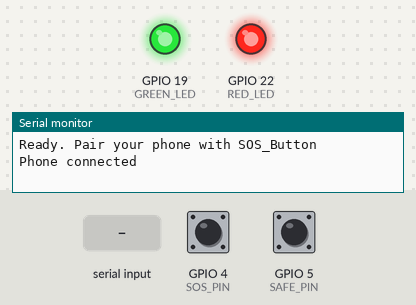
Simulated run of this sketch. Board: ESP32-S3. Parts: output pins drawn as LEDs (lit = HIGH), the last lines printed to the serial monitor. The test bench sets the inputs (shaded band); at power-on: GPIO 4 (SOS_PIN) HIGH, GPIO 5 (SAFE_PIN) HIGH. Nothing arrives over Bluetooth unless stated.

Above: at 1.2 s.
1.3 s: "FAIL\n" received over the second serial link
At 4.1 s:
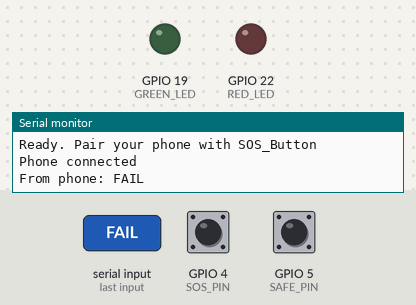
4.3 s: "SENT\n" received over the second serial link
At 4.9 s:
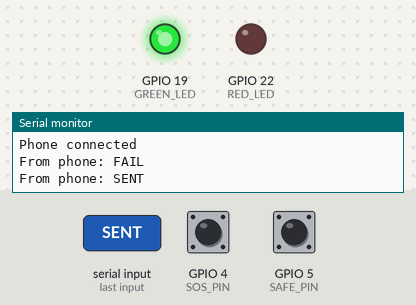
7.3 s: GPIO 4 (SOS_PIN) pulled LOW for 0.15 s
At 8.8 s:
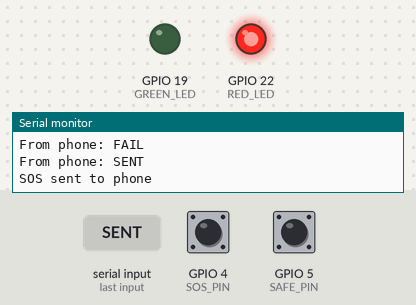
Timing chart, 0 to 10.3 s (numbered marks = the images above; inputs shaded):
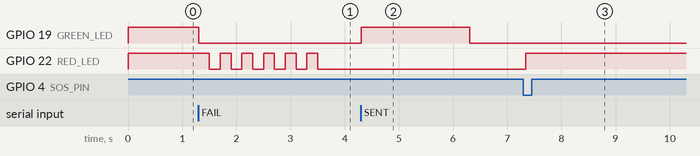

The sketch:

sos_button.ino
```cpp
// SOS Button - ESP32 + Android phone over classic Bluetooth
// Works with the original ESP32 / ESP32-S boards. NOT ESP32-S3 / C3 (no classic Bluetooth).
//
// Wiring (each LED: GPIO -> 220 ohm resistor -> LED long leg; LED short leg -> GND):
//   SOS button  : GPIO 4  -> button -> GND
//   SAFE button : GPIO 5  -> button -> GND
//   Red LED     : GPIO 22
//   Green LED   : GPIO 19
//
// ESP32 -> phone : SOS, SAFE
// phone -> ESP32 : SENDING, SENT, FAIL, SAFE_SENDING, SAFE_SENT, ENDED
//
// LED language:
//   not connected to phone      : red blinks slowly and continuously
//   phone app connects          : red + green solid for 3 seconds
//   SOS / update sending        : red solid
//   SOS / update sent           : red off, green solid for 2 seconds
//   "I am safe" sending         : green blinks
//   "I am safe" sent            : green blinks for 3 seconds
//   any failure / no answer     : red blinks fast 6 times

#include "BluetoothSerial.h"

BluetoothSerial SerialBT;

const int SOS_PIN = 4;
const int SAFE_PIN = 5;
const int RED_LED = 22;
const int GREEN_LED = 19;

const unsigned long GREEN_HOLD_MS = 2000;      // green stays on this long after "sent"
const unsigned long CONNECT_HOLD_MS = 3000;    // both LEDs solid after Bluetooth connects
const unsigned long SAFE_DONE_MS = 3000;       // green blinks this long after "I am safe" is sent
const unsigned long RESPONSE_TIMEOUT = 30000;  // give up if the phone never answers
const int FAIL_BLINKS = 6;                     // red blinks on failure (5 to 7)
const unsigned long DEBOUNCE_MS = 40;

enum Mode { M_OFF, M_RED_ON, M_GREEN_2S, M_SAFE_SENDING, M_FAIL, M_CONNECTED, M_DISCONNECTED, M_SAFE_DONE };
Mode mode = M_DISCONNECTED;
unsigned long modeStart = 0;

bool wasConnected = false;
bool alertActive = false;  // true after SOS is sent until Safe / end / disconnect
String rx = "";

// One debounced button: pressed() returns true once per physical press.
struct Button {
  int pin;
  int lastRaw;
  unsigned long change;
  bool latched;
  bool pressed() {
    int raw = digitalRead(pin);
    if (raw != lastRaw) {
      lastRaw = raw;
      change = millis();
    }
    if (millis() - change >= DEBOUNCE_MS) {
      if (raw == LOW && !latched) {
        latched = true;
        return true;
      }
      if (raw == HIGH) latched = false;
    }
    return false;
  }
};

Button sosButton = {SOS_PIN, HIGH, 0, false};
Button safeButton = {SAFE_PIN, HIGH, 0, false};

void setMode(Mode m) {
  mode = m;
  modeStart = millis();
}

void leds(bool red, bool green) {
  digitalWrite(RED_LED, red ? HIGH : LOW);
  digitalWrite(GREEN_LED, green ? HIGH : LOW);
}

void updateLeds() {
  unsigned long t = millis() - modeStart;
  switch (mode) {
    case M_OFF:
      leds(false, false);
      break;
    case M_RED_ON:
      leds(true, false);
      if (t > RESPONSE_TIMEOUT) {
        alertActive = false;
        setMode(M_FAIL);
      }
      break;
    case M_GREEN_2S:
      leds(false, true);
      if (t >= GREEN_HOLD_MS) setMode(M_OFF);
      break;
    case M_SAFE_SENDING:
      leds(false, (t / 200) % 2 == 0);
      if (t > RESPONSE_TIMEOUT) setMode(M_FAIL);
      break;
    case M_FAIL:
      leds((t % 400) < 200, false);
      if (t >= (unsigned long)FAIL_BLINKS * 400) setMode(M_OFF);
      break;
    case M_CONNECTED:
      leds(true, true);
      if (t >= CONNECT_HOLD_MS) setMode(M_OFF);
      break;
    case M_DISCONNECTED:
      leds((t % 1000) < 500, false);
      break;
    case M_SAFE_DONE:
      leds(false, (t / 200) % 2 == 0);
      if (t >= SAFE_DONE_MS) setMode(M_OFF);
      break;
  }
}

void handleMessage(const String &m) {
  Serial.print("From phone: ");
  Serial.println(m);
  if (m == "SENDING") setMode(M_RED_ON);
  else if (m == "SENT") setMode(M_GREEN_2S);
  else if (m == "FAIL") setMode(M_FAIL);
  else if (m == "SAFE_SENDING") setMode(M_SAFE_SENDING);
  else if (m == "SAFE_SENT") {
    alertActive = false;
    setMode(M_SAFE_DONE);
  } else if (m == "ENDED") {
    alertActive = false;
    setMode(M_OFF);
  }
}

void readBluetooth() {
  while (SerialBT.available()) {
    char c = (char)SerialBT.read();
    if (c == '\n') {
      rx.trim();
      if (rx.length() > 0) handleMessage(rx);
      rx = "";
    } else if (c != '\r') {
      if (rx.length() < 32) rx += c;
    }
  }
}

void setup() {
  Serial.begin(115200);
  pinMode(SOS_PIN, INPUT_PULLUP);
  pinMode(SAFE_PIN, INPUT_PULLUP);
  pinMode(RED_LED, OUTPUT);
  pinMode(GREEN_LED, OUTPUT);
  leds(false, false);

  SerialBT.begin("SOS_Button");  // name that shows in phone Bluetooth list
  setMode(M_DISCONNECTED);
  Serial.println("Ready. Pair your phone with SOS_Button");
}

void loop() {
  bool connected = SerialBT.hasClient();
  if (connected != wasConnected) {
    wasConnected = connected;
    rx = "";
    alertActive = false;
    setMode(connected ? M_CONNECTED : M_DISCONNECTED);
    Serial.println(connected ? "Phone connected" : "Phone disconnected");
  }

  bool sosPressed = sosButton.pressed();
  bool safePressed = safeButton.pressed();

  if (connected) {
    if (sosPressed && !alertActive) {  // one tap starts the alert
      SerialBT.println("SOS");
      Serial.println("SOS sent to phone");
      alertActive = true;
      setMode(M_RED_ON);
    }
    if (safePressed) {  // the phone ignores SAFE when no alert is running
      SerialBT.println("SAFE");
      Serial.println("SAFE sent to phone");
    }
    readBluetooth();
  }

  updateLeds();
  delay(2);
}
```

Measured:
- after the input at 1.3 s, GPIO 19 (GREEN_LED): HIGH → LOW after 0.00 s instead of 1.7 s
- after the input at 4.3 s, GPIO 19 (GREEN_LED): LOW → HIGH at once, → LOW 2.0 s later
- after the input at 7.3 s, GPIO 22 (RED_LED): LOW → HIGH at once
- by itself, GPIO 22 (RED_LED): alternates HIGH for 0.20 s and LOW for 0.20 s, 11 changes in all, then stays LOW
